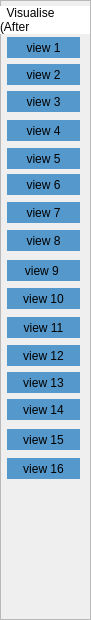
         <widget class="QFrame" name="frame_after_preprocess">
          <property name="geometry">
           <rect>
            <x>1155</x>
            <y>-6</y>
            <width>91</width>
            <height>620</height>
           </rect>
          </property>
          <property name="minimumSize">
           <size>
            <width>91</width>
            <height>0</height>
           </size>
          </property>
          <property name="maximumSize">
           <size>
            <width>30</width>
            <height>16777215</height>
           </size>
          </property>
          <property name="frameShape">
           <enum>QFrame::StyledPanel</enum>
          </property>
          <property name="frameShadow">
           <enum>QFrame::Raised</enum>
          </property>
          <widget class="QLabel" name="label_3">
           <property name="geometry">
            <rect>
             <x>0</x>
             <y>6</y>
             <width>90</width>
             <height>28</height>
            </rect>
           </property>
           <property name="minimumSize">
            <size>
             <width>90</width>
             <height>28</height>
            </size>
           </property>
           <property name="maximumSize">
            <size>
             <width>26</width>
             <height>26</height>
            </size>
           </property>
           <property name="styleSheet">
            <string notr="true">QLabel{ 
	border:5px sold rgb(85, 0, 127);
	background-color: rgb(255, 255, 255);
}</string>
           </property>
           <property name="text">
            <string>  Visualise  (After ..preprocessing)</string>
           </property>
           <property name="wordWrap">
            <bool>true</bool>
           </property>
          </widget>
          <widget class="QPushButton" name="vis_after_1_mesos">
           <property name="geometry">
            <rect>
             <x>7</x>
             <y>37</y>
             <width>73</width>
             <height>21</height>
            </rect>
           </property>
           <property name="minimumSize">
            <size>
             <width>73</width>
             <height>18</height>
            </size>
           </property>
           <property name="maximumSize">
            <size>
             <width>73</width>
             <height>21</height>
            </size>
           </property>
           <property name="styleSheet">
            <string notr="true">QPushButton{ 
	border:5px sold rgb(60,231,195);
	background-color: rgb(85, 152, 203);
}
 
QPushButton:hover{
	background-color: rgb(85, 152, 203,150);
	border:5px sold rgb(105, 95, 148);
} 
</string>
           </property>
           <property name="text">
            <string>view 1</string>
           </property>
          </widget>
          <widget class="QPushButton" name="vis_after_10_moodle">
           <property name="geometry">
            <rect>
             <x>7</x>
             <y>288</y>
             <width>73</width>
             <height>21</height>
            </rect>
           </property>
           <property name="minimumSize">
            <size>
             <width>73</width>
             <height>18</height>
            </size>
           </property>
           <property name="maximumSize">
            <size>
             <width>73</width>
             <height>21</height>
            </size>
           </property>
           <property name="styleSheet">
            <string notr="true">QPushButton{ 
	border:5px sold rgb(60,231,195);
	background-color: rgb(85, 152, 203);
}
 
QPushButton:hover{
	background-color: rgb(85, 152, 203,150);
	border:5px sold rgb(105, 95, 148);
} 
</string>
           </property>
           <property name="text">
            <string>view 10</string>
           </property>
          </widget>
          <widget class="QPushButton" name="vis_after_9_jira">
           <property name="geometry">
            <rect>
             <x>7</x>
             <y>260</y>
             <width>73</width>
             <height>21</height>
            </rect>
           </property>
           <property name="minimumSize">
            <size>
             <width>73</width>
             <height>18</height>
            </size>
           </property>
           <property name="maximumSize">
            <size>
             <width>73</width>
             <height>21</height>
            </size>
           </property>
           <property name="styleSheet">
            <string notr="true">QPushButton{ 
	border:5px sold rgb(60,231,195);
	background-color: rgb(85, 152, 203);
}
 
QPushButton:hover{
	background-color: rgb(85, 152, 203,150);
	border:5px sold rgb(105, 95, 148);
} 
</string>
           </property>
           <property name="text">
            <string>view 9 </string>
           </property>
          </widget>
          <widget class="QPushButton" name="vis_after_8_clover">
           <property name="geometry">
            <rect>
             <x>7</x>
             <y>230</y>
             <width>73</width>
             <height>21</height>
            </rect>
           </property>
           <property name="minimumSize">
            <size>
             <width>73</width>
             <height>18</height>
            </size>
           </property>
           <property name="maximumSize">
            <size>
             <width>73</width>
             <height>21</height>
            </size>
           </property>
           <property name="styleSheet">
            <string notr="true">QPushButton{ 
	border:5px sold rgb(60,231,195);
	background-color: rgb(85, 152, 203);
}
 
QPushButton:hover{
	background-color: rgb(85, 152, 203,150);
	border:5px sold rgb(105, 95, 148);
} 
</string>
           </property>
           <property name="text">
            <string>view 8</string>
           </property>
          </widget>
          <widget class="QPushButton" name="vis_after_7_bamboo">
           <property name="geometry">
            <rect>
             <x>7</x>
             <y>202</y>
             <width>73</width>
             <height>21</height>
            </rect>
           </property>
           <property name="minimumSize">
            <size>
             <width>73</width>
             <height>18</height>
            </size>
           </property>
           <property name="maximumSize">
            <size>
             <width>73</width>
             <height>21</height>
            </size>
           </property>
           <property name="styleSheet">
            <string notr="true">QPushButton{ 
	border:5px sold rgb(60,231,195);
	background-color: rgb(85, 152, 203);
}
 
QPushButton:hover{
	background-color: rgb(85, 152, 203,150);
	border:5px sold rgb(105, 95, 148);
} 
</string>
           </property>
           <property name="text">
            <string>view 7</string>
           </property>
          </widget>
          <widget class="QPushButton" name="vis_after_6_duracloud">
           <property name="geometry">
            <rect>
             <x>7</x>
             <y>174</y>
             <width>73</width>
             <height>21</height>
            </rect>
           </property>
           <property name="minimumSize">
            <size>
             <width>73</width>
             <height>18</height>
            </size>
           </property>
           <property name="maximumSize">
            <size>
             <width>73</width>
             <height>21</height>
            </size>
           </property>
           <property name="styleSheet">
            <string notr="true">QPushButton{ 
	border:5px sold rgb(60,231,195);
	background-color: rgb(85, 152, 203);
}
 
QPushButton:hover{
	background-color: rgb(85, 152, 203,150);
	border:5px sold rgb(105, 95, 148);
} 
</string>
           </property>
           <property name="text">
            <string>view 6</string>
           </property>
          </widget>
          <widget class="QPushButton" name="vis_after_5_titanium">
           <property name="geometry">
            <rect>
             <x>7</x>
             <y>148</y>
             <width>73</width>
             <height>21</height>
            </rect>
           </property>
           <property name="minimumSize">
            <size>
             <width>73</width>
             <height>18</height>
            </size>
           </property>
           <property name="maximumSize">
            <size>
             <width>73</width>
             <height>21</height>
            </size>
           </property>
           <property name="styleSheet">
            <string notr="true">QPushButton{ 
	border:5px sold rgb(60,231,195);
	background-color: rgb(85, 152, 203);
}
 
QPushButton:hover{
	background-color: rgb(85, 152, 203,150);
	border:5px sold rgb(105, 95, 148);
} 
</string>
           </property>
           <property name="text">
            <string>view 5</string>
           </property>
          </widget>
          <widget class="QPushButton" name="vis_after_4_aptana">
           <property name="geometry">
            <rect>
             <x>7</x>
             <y>120</y>
             <width>73</width>
             <height>21</height>
            </rect>
           </property>
           <property name="minimumSize">
            <size>
             <width>73</width>
             <height>18</height>
            </size>
           </property>
           <property name="maximumSize">
            <size>
             <width>73</width>
             <height>21</height>
            </size>
           </property>
           <property name="styleSheet">
            <string notr="true">QPushButton{ 
	border:5px sold rgb(60,231,195);
	background-color: rgb(85, 152, 203);
}
 
QPushButton:hover{
	background-color: rgb(85, 152, 203,150);
	border:5px sold rgb(105, 95, 148);
} 
</string>
           </property>
           <property name="text">
            <string>view 4</string>
           </property>
          </widget>
          <widget class="QPushButton" name="vis_after_3_appcelerator">
           <property name="geometry">
            <rect>
             <x>7</x>
             <y>91</y>
             <width>73</width>
             <height>21</height>
            </rect>
           </property>
           <property name="minimumSize">
            <size>
             <width>73</width>
             <height>18</height>
            </size>
           </property>
           <property name="maximumSize">
            <size>
             <width>73</width>
             <height>21</height>
            </size>
           </property>
           <property name="styleSheet">
            <string notr="true">QPushButton{ 
	border:5px sold rgb(60,231,195);
	background-color: rgb(85, 152, 203);
}
 
QPushButton:hover{
	background-color: rgb(85, 152, 203,150);
	border:5px sold rgb(105, 95, 148);
} 
</string>
           </property>
           <property name="text">
            <string>view 3</string>
           </property>
          </widget>
          <widget class="QPushButton" name="vis_after_2_usergrid">
           <property name="geometry">
            <rect>
             <x>7</x>
             <y>64</y>
             <width>73</width>
             <height>21</height>
            </rect>
           </property>
           <property name="minimumSize">
            <size>
             <width>73</width>
             <height>18</height>
            </size>
           </property>
           <property name="maximumSize">
            <size>
             <width>73</width>
             <height>21</height>
            </size>
           </property>
           <property name="styleSheet">
            <string notr="true">QPushButton{ 
	border:5px sold rgb(60,231,195);
	background-color: rgb(85, 152, 203);
}
 
QPushButton:hover{
	background-color: rgb(85, 152, 203,150);
	border:5px sold rgb(105, 95, 148);
} 
</string>
           </property>
           <property name="text">
            <string>view 2</string>
           </property>
          </widget>
          <widget class="QPushButton" name="vis_after_16_talendesb">
           <property name="geometry">
            <rect>
             <x>7</x>
             <y>458</y>
             <width>73</width>
             <height>21</height>
            </rect>
           </property>
           <property name="minimumSize">
            <size>
             <width>73</width>
             <height>18</height>
            </size>
           </property>
           <property name="maximumSize">
            <size>
             <width>73</width>
             <height>21</height>
            </size>
           </property>
           <property name="styleSheet">
            <string notr="true">QPushButton{ 
	border:5px sold rgb(60,231,195);
	background-color: rgb(85, 152, 203);
}
 
QPushButton:hover{
	background-color: rgb(85, 152, 203,150);
	border:5px sold rgb(105, 95, 148);
} 
</string>
           </property>
           <property name="text">
            <string>view 16</string>
           </property>
          </widget>
          <widget class="QPushButton" name="vis_after_15_talenddata">
           <property name="geometry">
            <rect>
             <x>7</x>
             <y>429</y>
             <width>73</width>
             <height>21</height>
            </rect>
           </property>
           <property name="minimumSize">
            <size>
             <width>73</width>
             <height>18</height>
            </size>
           </property>
           <property name="maximumSize">
            <size>
             <width>73</width>
             <height>21</height>
            </size>
           </property>
           <property name="styleSheet">
            <string notr="true">QPushButton{ 
	border:5px sold rgb(60,231,195);
	background-color: rgb(85, 152, 203);
}
 
QPushButton:hover{
	background-color: rgb(85, 152, 203,150);
	border:5px sold rgb(105, 95, 148);
} 
</string>
           </property>
           <property name="text">
            <string>view 15</string>
           </property>
          </widget>
          <widget class="QPushButton" name="vis_after_14_spring">
           <property name="geometry">
            <rect>
             <x>7</x>
             <y>399</y>
             <width>73</width>
             <height>21</height>
            </rect>
           </property>
           <property name="minimumSize">
            <size>
             <width>73</width>
             <height>18</height>
            </size>
           </property>
           <property name="maximumSize">
            <size>
             <width>73</width>
             <height>21</height>
            </size>
           </property>
           <property name="styleSheet">
            <string notr="true">QPushButton{ 
	border:5px sold rgb(60,231,195);
	background-color: rgb(85, 152, 203);
}
 
QPushButton:hover{
	background-color: rgb(85, 152, 203,150);
	border:5px sold rgb(105, 95, 148);
} 
</string>
           </property>
           <property name="text">
            <string>view 14</string>
           </property>
          </widget>
          <widget class="QPushButton" name="vis_after_13_mulestudio">
           <property name="geometry">
            <rect>
             <x>7</x>
             <y>372</y>
             <width>73</width>
             <height>21</height>
            </rect>
           </property>
           <property name="minimumSize">
            <size>
             <width>73</width>
             <height>18</height>
            </size>
           </property>
           <property name="maximumSize">
            <size>
             <width>73</width>
             <height>21</height>
            </size>
           </property>
           <property name="styleSheet">
            <string notr="true">QPushButton{ 
	border:5px sold rgb(60,231,195);
	background-color: rgb(85, 152, 203);
}
 
QPushButton:hover{
	background-color: rgb(85, 152, 203,150);
	border:5px sold rgb(105, 95, 148);
} 
</string>
           </property>
           <property name="text">
            <string>view 13</string>
           </property>
          </widget>
          <widget class="QPushButton" name="vis_after_12_mule">
           <property name="geometry">
            <rect>
             <x>7</x>
             <y>345</y>
             <width>73</width>
             <height>21</height>
            </rect>
           </property>
           <property name="minimumSize">
            <size>
             <width>73</width>
             <height>18</height>
            </size>
           </property>
           <property name="maximumSize">
            <size>
             <width>73</width>
             <height>21</height>
            </size>
           </property>
           <property name="styleSheet">
            <string notr="true">QPushButton{ 
	border:5px sold rgb(60,231,195);
	background-color: rgb(85, 152, 203);
}
 
QPushButton:hover{
	background-color: rgb(85, 152, 203,150);
	border:5px sold rgb(105, 95, 148);
} 
</string>
           </property>
           <property name="text">
            <string>view 12</string>
           </property>
          </widget>
          <widget class="QPushButton" name="vis_after_11_data">
           <property name="geometry">
            <rect>
             <x>7</x>
             <y>317</y>
             <width>73</width>
             <height>21</height>
            </rect>
           </property>
           <property name="minimumSize">
            <size>
             <width>73</width>
             <height>18</height>
            </size>
           </property>
           <property name="maximumSize">
            <size>
             <width>73</width>
             <height>21</height>
            </size>
           </property>
           <property name="styleSheet">
            <string notr="true">QPushButton{ 
	border:5px sold rgb(60,231,195);
	background-color: rgb(85, 152, 203);
}
 
QPushButton:hover{
	background-color: rgb(85, 152, 203,150);
	border:5px sold rgb(105, 95, 148);
} 
</string>
           </property>
           <property name="text">
            <string>view 11</string>
           </property>
          </widget>
         </widget>
